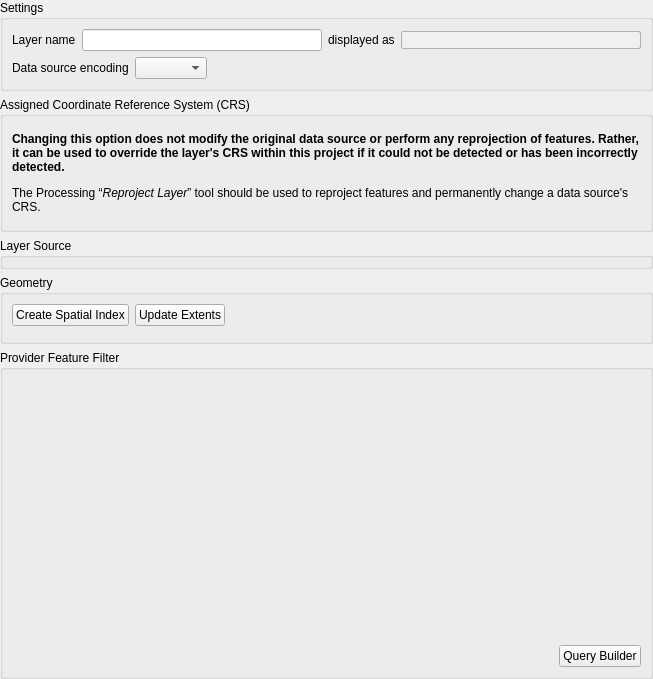
             <widget class="QWidget" name="scrollAreaWidgetContents_4">
              <property name="geometry">
               <rect>
                <x>0</x>
                <y>0</y>
                <width>653</width>
                <height>679</height>
               </rect>
              </property>
              <layout class="QVBoxLayout" name="verticalLayout_9">
               <property name="leftMargin">
                <number>0</number>
               </property>
               <property name="topMargin">
                <number>0</number>
               </property>
               <property name="rightMargin">
                <number>0</number>
               </property>
               <property name="bottomMargin">
                <number>0</number>
               </property>
               <item>
                <widget class="QgsCollapsibleGroupBox" name="groupBox_60">
                 <property name="title">
                  <string>Settings</string>
                 </property>
                 <layout class="QVBoxLayout" name="verticalLayout_260">
                  <item>
                   <layout class="QHBoxLayout" name="horizontalLayout_13">
                    <item>
                     <widget class="QLabel" name="label_6">
                      <property name="text">
                       <string>Layer name</string>
                      </property>
                     </widget>
                    </item>
                    <item>
                     <widget class="QLineEdit" name="mLayerOrigNameLineEdit"/>
                    </item>
                    <item>
                     <widget class="QLabel" name="label_2">
                      <property name="text">
                       <string>displayed as</string>
                      </property>
                     </widget>
                    </item>
                    <item>
                     <widget class="QLineEdit" name="txtDisplayName">
                      <property name="enabled">
                       <bool>true</bool>
                      </property>
                      <property name="styleSheet">
                       <string notr="true">color: #505050;
background-color: #F0F0F0;
border: 1px solid #B0B0B0;
border-radius: 2px;</string>
                      </property>
                      <property name="readOnly">
                       <bool>true</bool>
                      </property>
                     </widget>
                    </item>
                   </layout>
                  </item>
                  <item>
                   <widget class="QFrame" name="mDataSourceEncodingFrame">
                    <property name="frameShape">
                     <enum>QFrame::NoFrame</enum>
                    </property>
                    <property name="frameShadow">
                     <enum>QFrame::Raised</enum>
                    </property>
                    <layout class="QHBoxLayout" name="horizontalLayout_4">
                     <property name="leftMargin">
                      <number>0</number>
                     </property>
                     <property name="topMargin">
                      <number>0</number>
                     </property>
                     <property name="rightMargin">
                      <number>0</number>
                     </property>
                     <property name="bottomMargin">
                      <number>0</number>
                     </property>
                     <item>
                      <widget class="QLabel" name="label_3">
                       <property name="sizePolicy">
                        <sizepolicy hsizetype="Maximum" vsizetype="Preferred">
                         <horstretch>0</horstretch>
                         <verstretch>0</verstretch>
                        </sizepolicy>
                       </property>
                       <property name="text">
                        <string>Data source encoding</string>
                       </property>
                      </widget>
                     </item>
                     <item>
                      <widget class="QComboBox" name="cboProviderEncoding"/>
                     </item>
                     <item>
                      <spacer name="horizontalSpacer_2">
                       <property name="orientation">
                        <enum>Qt::Horizontal</enum>
                       </property>
                       <property name="sizeHint" stdset="0">
                        <size>
                         <width>0</width>
                         <height>20</height>
                        </size>
                       </property>
                      </spacer>
                     </item>
                    </layout>
                   </widget>
                  </item>
                 </layout>
                </widget>
               </item>
               <item>
                <widget class="QgsCollapsibleGroupBox" name="mCrsGroupBox">
                 <property name="focusPolicy">
                  <enum>Qt::StrongFocus</enum>
                 </property>
                 <property name="title">
                  <string>Assigned Coordinate Reference System (CRS)</string>
                 </property>
                 <property name="checkable">
                  <bool>false</bool>
                 </property>
                 <property name="syncGroup" stdset="0">
                  <string notr="true">vectorgeneral</string>
                 </property>
                 <layout class="QVBoxLayout" name="verticalLayout_28">
                  <property name="spacing">
                   <number>6</number>
                  </property>
                  <item>
                   <widget class="QgsProjectionSelectionWidget" name="mCrsSelector" native="true">
                    <property name="focusPolicy">
                     <enum>Qt::StrongFocus</enum>
                    </property>
                   </widget>
                  </item>
                  <item>
                   <widget class="QLabel" name="label_7">
                    <property name="text">
                     <string>&lt;html&gt;&lt;head/&gt;&lt;body&gt;&lt;p&gt;&lt;span style=&quot; font-weight:600;&quot;&gt;Changing this option does not modify the original data source or perform any reprojection of features. Rather, it can be used to override the layer's CRS within this project if it could not be detected or has been incorrectly detected.&lt;/span&gt;&lt;/p&gt;&lt;p&gt;The Processing “&lt;span style=&quot; font-style:italic;&quot;&gt;Reproject Layer&lt;/span&gt;” tool should be used to reproject features and permanently change a data source's CRS.&lt;/p&gt;&lt;/body&gt;&lt;/html&gt;</string>
                    </property>
                    <property name="textFormat">
                     <enum>Qt::RichText</enum>
                    </property>
                    <property name="wordWrap">
                     <bool>true</bool>
                    </property>
                   </widget>
                  </item>
                  <item>
                   <widget class="Line" name="line_2">
                    <property name="orientation">
                     <enum>Qt::Vertical</enum>
                    </property>
                   </widget>
                  </item>
                 </layout>
                </widget>
               </item>
               <item>
                <widget class="QgsCollapsibleGroupBox" name="mSourceGroupBox">
                 <property name="title">
                  <string>Layer Source</string>
                 </property>
                </widget>
               </item>
               <item>
                <widget class="QgsCollapsibleGroupBox" name="mGeomGroupBox">
                 <property name="focusPolicy">
                  <enum>Qt::StrongFocus</enum>
                 </property>
                 <property name="title">
                  <string>Geometry </string>
                 </property>
                 <property name="checkable">
                  <bool>false</bool>
                 </property>
                 <property name="syncGroup" stdset="0">
                  <string notr="true">vectorgeneral</string>
                 </property>
                 <layout class="QVBoxLayout" name="verticalLayout_31">
                  <property name="spacing">
                   <number>6</number>
                  </property>
                  <item>
                   <layout class="QHBoxLayout" name="horizontalLayout_11">
                    <item>
                     <widget class="QPushButton" name="pbnIndex">
                      <property name="text">
                       <string>Create Spatial Index</string>
                      </property>
                     </widget>
                    </item>
                    <item>
                     <widget class="QPushButton" name="pbnUpdateExtents">
                      <property name="text">
                       <string>Update Extents</string>
                      </property>
                     </widget>
                    </item>
                    <item>
                     <spacer name="horizontalSpacer_10">
                      <property name="orientation">
                       <enum>Qt::Horizontal</enum>
                      </property>
                      <property name="sizeHint" stdset="0">
                       <size>
                        <width>40</width>
                        <height>20</height>
                       </size>
                      </property>
                     </spacer>
                    </item>
                   </layout>
                  </item>
                  <item>
                   <widget class="Line" name="line_3">
                    <property name="orientation">
                     <enum>Qt::Vertical</enum>
                    </property>
                   </widget>
                  </item>
                 </layout>
                </widget>
               </item>
               <item>
                <widget class="QgsCollapsibleGroupBox" name="mSubsetGroupBox">
                 <property name="sizePolicy">
                  <sizepolicy hsizetype="Preferred" vsizetype="Preferred">
                   <horstretch>0</horstretch>
                   <verstretch>3</verstretch>
                  </sizepolicy>
                 </property>
                 <property name="title">
                  <string>Provider Feature Filter</string>
                 </property>
                 <layout class="QGridLayout" name="gridLayout_4">
                  <item row="1" column="1">
                   <widget class="QPushButton" name="pbnQueryBuilder">
                    <property name="text">
                     <string>Query Builder</string>
                    </property>
                   </widget>
                  </item>
                  <item row="1" column="0">
                   <spacer>
                    <property name="orientation">
                     <enum>Qt::Horizontal</enum>
                    </property>
                    <property name="sizeType">
                     <enum>QSizePolicy::Expanding</enum>
                    </property>
                    <property name="sizeHint" stdset="0">
                     <size>
                      <width>0</width>
                      <height>21</height>
                     </size>
                    </property>
                   </spacer>
                  </item>
                  <item row="0" column="0" colspan="2">
                   <widget class="QgsCodeEditorSQL" name="txtSubsetSQL" native="true"/>
                  </item>
                 </layout>
                </widget>
               </item>
               <item>
                <spacer name="verticalSpacer_3">
                 <property name="orientation">
                  <enum>Qt::Vertical</enum>
                 </property>
                 <property name="sizeHint" stdset="0">
                  <size>
                   <width>20</width>
                   <height>0</height>
                  </size>
                 </property>
                </spacer>
               </item>
              </layout>
             </widget>
